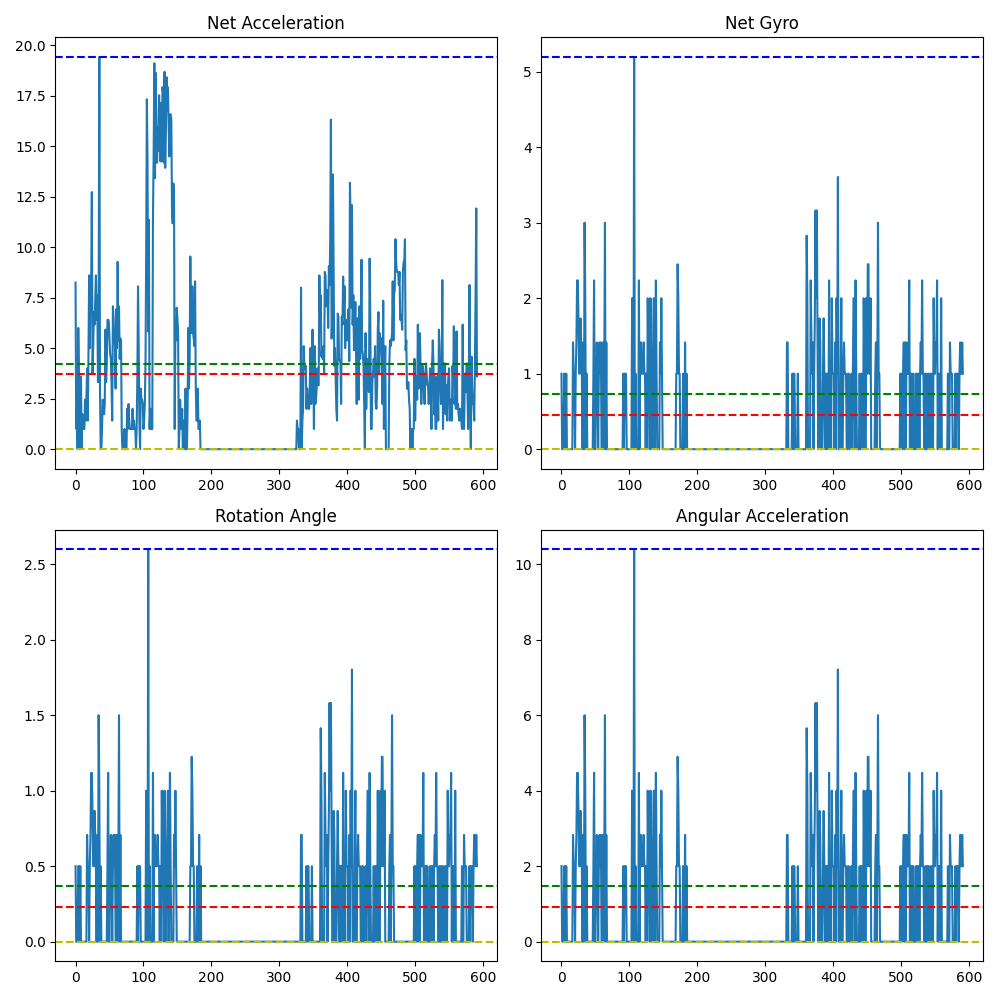

Reproduce this figure in Python.
# writing a python file to read the data from the csv file and calculating the threshold value for the data
# fields in the csv file are: time, acc-x, acc-y, acc-z, gyro-x, gyro-y, gyro-z
# implementation of the fall detection algorithm
# importing the required libraries
import pandas as pd
import numpy as np
import math
import matplotlib.pyplot as plt
# sample data
# created_at,entry_id,field1,field2,field3,field4,field5,field6,field7,latitude,longitude,elevation,status
# 2024-04-14T19:36:35+00:00,1,0.01,-0.00,0.12,-0.00,-0.00,-0.00,,,,,
# 2024-04-14T19:36:50+00:00,2,-0.01,-0.00,0.13,-0.00,-0.00,-0.00,,,,,
# 2024-04-14T19:37:05+00:00,3,-0.01,-0.00,0.13,-0.00,-0.00,-0.00,,,,,
# 2024-04-14T19:37:20+00:00,4,-0.01,0.00,0.12,-0.00,-0.00,0.00,,,,,


# function to read the data from the csv file
def read_data(file_path):
    # reading the data from the csv file
    data = pd.read_csv(file_path)
    # returning the data
    return data

# store the data in the data variable
data = read_data("stair_down final.csv")
# now iterate over the data in each row and calculate the threshold value for the data
a_net_mean = 0
g_net_mean = 0
angle_mean = 0
alpha_mean = 0

a_net_std = 0
g_net_std = 0
angle_std = 0
alpha_std = 0

a_net_max = 0
g_net_max = 0
angle_max = 0
alpha_max = 0

a_net_min = 1e9
g_net_min = 1e9
angle_min = 1e9
alpha_min = 1e9
a_netList = []
g_netList = []
angleList = []
alphaList = []

for index, row in data.iterrows():
    # calculating the net acceleration
    a_net = math.sqrt(row['field1']**2 + row['field2']**2 + row['field3']**2)
    # calculating the net gyro
    g_net = math.sqrt(row['field4']**2 + row['field5']**2 + row['field6']**2)
    # calculating the rotation angle
    angle = g_net*0.5
    # calculating the alpha(angular acceleration)
    alpha = g_net/0.5
    # appending the values to the list
    a_netList.append(a_net)
    g_netList.append(g_net)
    angleList.append(angle)
    alphaList.append(alpha)
# calculating the mean of the data
a_net_mean = np.mean(a_netList)
g_net_mean = np.mean(g_netList)
angle_mean = np.mean(angleList)
alpha_mean = np.mean(alphaList)
# calculating the standard deviation of the data
a_net_std = np.std(a_netList)
g_net_std = np.std(g_netList)
angle_std = np.std(angleList)
alpha_std = np.std(alphaList)
# calculating the maximum value of the data
a_net_max = np.max(a_netList)
g_net_max = np.max(g_netList)
angle_max = np.max(angleList)
alpha_max = np.max(alphaList)
# calculating the minimum value of the data
a_net_min = np.min(a_netList)
g_net_min = np.min(g_netList)
angle_min = np.min(angleList)
alpha_min = np.min(alphaList)
# plot the data in the graph in different subplots
print("Net Acceleration Mean: ", a_net_mean)
print("Net Acceleration Standard Deviation: ", a_net_std)
print("Net Acceleration Maximum: ", a_net_max)
print("Net Acceleration Minimum: ", a_net_min)
print("Net Gyro Mean: ", g_net_mean)
print("Net Gyro Standard Deviation: ", g_net_std)
print("Net Gyro Maximum: ", g_net_max)
print("Net Gyro Minimum: ", g_net_min)
print("Rotation Angle Mean: ", angle_mean)
print("Rotation Angle Standard Deviation: ", angle_std)
print("Rotation Angle Maximum: ", angle_max)
print("Rotation Angle Minimum: ", angle_min)
print("Angular Acceleration Mean: ", alpha_mean)
print("Angular Acceleration Standard Deviation: ", alpha_std)
print("Angular Acceleration Maximum: ", alpha_max)
print("Angular Acceleration Minimum: ", alpha_min)
# write this data to data.txt file
differenceList=[]
for i in range(len(a_netList)-1):
    differenceList.append(abs(a_netList[i+1]-a_netList[i]))
differenceListAvg=np.mean(differenceList)
print("Difference List Average: ",differenceListAvg)
with open("walk.txt", "w") as file:
    file.write("Net Acceleration Mean: " + str(a_net_mean) + "\n")
    file.write("Net Acceleration Standard Deviation: " + str(a_net_std) + "\n")
    file.write("Net Acceleration Maximum: " + str(a_net_max) + "\n")
    file.write("Net Acceleration Minimum: " + str(a_net_min) + "\n")
    file.write("Net Gyro Mean: " + str(g_net_mean) + "\n")
    file.write("Net Gyro Standard Deviation: " + str(g_net_std) + "\n")
    file.write("Net Gyro Maximum: " + str(g_net_max) + "\n")
    file.write("Net Gyro Minimum: " + str(g_net_min) + "\n")
    file.write("Rotation Angle Mean: " + str(angle_mean) + "\n")
    file.write("Rotation Angle Standard Deviation: " + str(angle_std) + "\n")
    file.write("Rotation Angle Maximum: " + str(angle_max) + "\n")
    file.write("Rotation Angle Minimum: " + str(angle_min) + "\n")
    file.write("Angular Acceleration Mean: " + str(alpha_mean) + "\n")
    file.write("Angular Acceleration Standard Deviation: " + str(alpha_std) + "\n")
    file.write("Angular Acceleration Maximum: " + str(alpha_max) + "\n")
    file.write("Angular Acceleration Minimum: " + str(alpha_min) + "\n")
    file.write("Difference List Average: " + str(differenceListAvg) + "\n")
# plotting the data
plt.figure(figsize=(10, 10))
# plt.legend(["Mean", "Standard Deviation", "Maximum", "Minimum"])
plt.subplot(2, 2, 1)
plt.plot(a_netList)
plt.title("Net Acceleration")
plt.subplot(2, 2, 2)
plt.plot(g_netList)
plt.title("Net Gyro")
plt.subplot(2, 2, 3)
plt.plot(angleList)
plt.title("Rotation Angle")
plt.subplot(2, 2, 4)
plt.plot(alphaList)
plt.title("Angular Acceleration")
# add mean and standard deviation to the graph and max and min
plt.subplot(2, 2, 1)
plt.axhline(y=a_net_mean, color='r', linestyle='--')
plt.axhline(y=a_net_std, color='g', linestyle='--')
plt.axhline(y=a_net_max, color='b', linestyle='--')
plt.axhline(y=a_net_min, color='y', linestyle='--')
plt.subplot(2, 2, 2)
plt.axhline(y=g_net_mean, color='r', linestyle='--')
plt.axhline(y=g_net_std, color='g', linestyle='--')
plt.axhline(y=g_net_max, color='b', linestyle='--')
plt.axhline(y=g_net_min, color='y', linestyle='--')
plt.subplot(2, 2, 3)
plt.axhline(y=angle_mean, color='r', linestyle='--')
plt.axhline(y=angle_std, color='g', linestyle='--')
plt.axhline(y=angle_max, color='b', linestyle='--')
plt.axhline(y=angle_min, color='y', linestyle='--')
plt.subplot(2, 2, 4)
plt.axhline(y=alpha_mean, color='r', linestyle='--')
plt.axhline(y=alpha_std, color='g', linestyle='--')
plt.axhline(y=alpha_max, color='b', linestyle='--')
plt.axhline(y=alpha_min, color='y', linestyle='--')
plt.tight_layout()
# add labels to the graph
# add coloring scheme to the graph
# denote r is for mean, g is for standard deviation, b is for maximum and y is for minimum

plt.savefig("down.png")
# increase the scale of the graph along the x-axis
plt.figure(figsize=(12, 12))
plt.show()

# function to calculate the threshold value for the data


